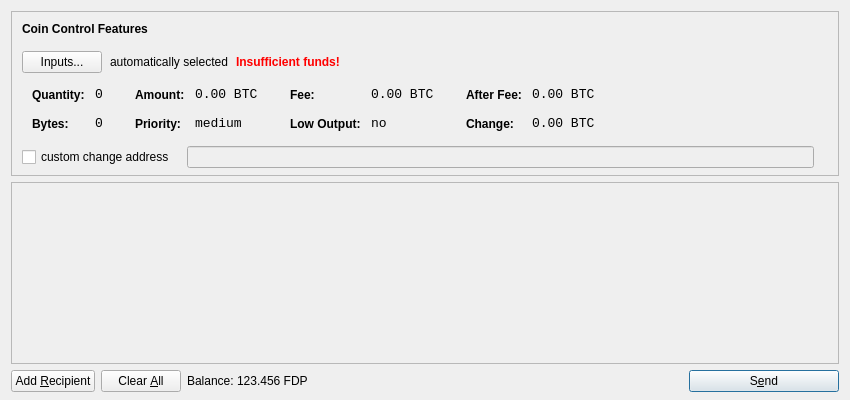
<?xml version="1.0" encoding="UTF-8"?>
<ui version="4.0">
 <class>SendCoinsDialog</class>
 <widget class="QDialog" name="SendCoinsDialog">
  <property name="geometry">
   <rect>
    <x>0</x>
    <y>0</y>
    <width>850</width>
    <height>400</height>
   </rect>
  </property>
  <property name="windowTitle">
   <string>Send Coins</string>
  </property>
  <layout class="QVBoxLayout" name="verticalLayout" stretch="0,1,0">
   <property name="bottomMargin">
    <number>8</number>
   </property>
   <item>
    <widget class="QFrame" name="frameCoinControl">
     <property name="sizePolicy">
      <sizepolicy hsizetype="Expanding" vsizetype="Expanding">
       <horstretch>0</horstretch>
       <verstretch>0</verstretch>
      </sizepolicy>
     </property>
     <property name="maximumSize">
      <size>
       <width>16777215</width>
       <height>16777215</height>
      </size>
     </property>
     <property name="frameShape">
      <enum>QFrame::StyledPanel</enum>
     </property>
     <property name="frameShadow">
      <enum>QFrame::Sunken</enum>
     </property>
     <layout class="QVBoxLayout" name="verticalLayoutCoinControl2">
      <property name="spacing">
       <number>-1</number>
      </property>
      <property name="leftMargin">
       <number>0</number>
      </property>
      <property name="topMargin">
       <number>0</number>
      </property>
      <property name="rightMargin">
       <number>0</number>
      </property>
      <property name="bottomMargin">
       <number>6</number>
      </property>
      <item>
       <layout class="QVBoxLayout" name="verticalLayoutCoinControl" stretch="0,0,0,0,1">
        <property name="spacing">
         <number>0</number>
        </property>
        <property name="leftMargin">
         <number>10</number>
        </property>
        <property name="topMargin">
         <number>10</number>
        </property>
        <item>
         <layout class="QHBoxLayout" name="horizontalLayoutCoinControl1">
          <property name="bottomMargin">
           <number>15</number>
          </property>
          <item>
           <widget class="QLabel" name="labelCoinControlFeatures">
            <property name="sizePolicy">
             <sizepolicy hsizetype="Preferred" vsizetype="Maximum">
              <horstretch>0</horstretch>
              <verstretch>0</verstretch>
             </sizepolicy>
            </property>
            <property name="font">
             <font>
              <weight>75</weight>
              <bold>true</bold>
             </font>
            </property>
            <property name="styleSheet">
             <string notr="true">font-weight:bold;</string>
            </property>
            <property name="text">
             <string>Coin Control Features</string>
            </property>
           </widget>
          </item>
         </layout>
        </item>
        <item>
         <layout class="QHBoxLayout" name="horizontalLayoutCoinControl2" stretch="0,0,0,0">
          <property name="spacing">
           <number>8</number>
          </property>
          <property name="bottomMargin">
           <number>10</number>
          </property>
          <item>
           <widget class="QPushButton" name="pushButtonCoinControl">
            <property name="styleSheet">
             <string notr="true"/>
            </property>
            <property name="text">
             <string>Inputs...</string>
            </property>
           </widget>
          </item>
          <item>
           <widget class="QLabel" name="labelCoinControlAutomaticallySelected">
            <property name="text">
             <string>automatically selected</string>
            </property>
            <property name="margin">
             <number>5</number>
            </property>
           </widget>
          </item>
          <item>
           <widget class="QLabel" name="labelCoinControlInsuffFunds">
            <property name="font">
             <font>
              <weight>75</weight>
              <bold>true</bold>
             </font>
            </property>
            <property name="styleSheet">
             <string notr="true">color:red;font-weight:bold;</string>
            </property>
            <property name="text">
             <string>Insufficient funds!</string>
            </property>
            <property name="margin">
             <number>5</number>
            </property>
           </widget>
          </item>
          <item>
           <spacer name="horizontalSpacerCoinControl">
            <property name="orientation">
             <enum>Qt::Horizontal</enum>
            </property>
            <property name="sizeHint" stdset="0">
             <size>
              <width>40</width>
              <height>1</height>
             </size>
            </property>
           </spacer>
          </item>
         </layout>
        </item>
        <item>
         <widget class="QWidget" name="widgetCoinControl" native="true">
          <property name="sizePolicy">
           <sizepolicy hsizetype="Preferred" vsizetype="Preferred">
            <horstretch>0</horstretch>
            <verstretch>0</verstretch>
           </sizepolicy>
          </property>
          <property name="minimumSize">
           <size>
            <width>0</width>
            <height>0</height>
           </size>
          </property>
          <property name="styleSheet">
           <string notr="true"/>
          </property>
          <layout class="QHBoxLayout" name="horizontalLayoutCoinControl5">
           <property name="margin">
            <number>0</number>
           </property>
           <item>
            <layout class="QHBoxLayout" name="horizontalLayoutCoinControl3" stretch="0,0,0,1">
             <property name="spacing">
              <number>20</number>
             </property>
             <property name="topMargin">
              <number>0</number>
             </property>
             <property name="bottomMargin">
              <number>10</number>
             </property>
             <item>
              <layout class="QFormLayout" name="formLayoutCoinControl1">
               <property name="horizontalSpacing">
                <number>10</number>
               </property>
               <property name="verticalSpacing">
                <number>14</number>
               </property>
               <property name="leftMargin">
                <number>10</number>
               </property>
               <property name="topMargin">
                <number>4</number>
               </property>
               <property name="rightMargin">
                <number>6</number>
               </property>
               <item row="0" column="0">
                <widget class="QLabel" name="labelCoinControlQuantityText">
                 <property name="styleSheet">
                  <string notr="true">font-weight:bold;</string>
                 </property>
                 <property name="text">
                  <string>Quantity:</string>
                 </property>
                 <property name="margin">
                  <number>0</number>
                 </property>
                </widget>
               </item>
               <item row="0" column="1">
                <widget class="QLabel" name="labelCoinControlQuantity">
                 <property name="font">
                  <font>
                   <family>Monospace</family>
                   <pointsize>10</pointsize>
                  </font>
                 </property>
                 <property name="cursor">
                  <cursorShape>IBeamCursor</cursorShape>
                 </property>
                 <property name="contextMenuPolicy">
                  <enum>Qt::ActionsContextMenu</enum>
                 </property>
                 <property name="text">
                  <string notr="true">0</string>
                 </property>
                 <property name="margin">
                  <number>0</number>
                 </property>
                 <property name="textInteractionFlags">
                  <set>Qt::LinksAccessibleByMouse|Qt::TextSelectableByKeyboard|Qt::TextSelectableByMouse</set>
                 </property>
                </widget>
               </item>
               <item row="1" column="0">
                <widget class="QLabel" name="labelCoinControlBytesText">
                 <property name="styleSheet">
                  <string notr="true">font-weight:bold;</string>
                 </property>
                 <property name="text">
                  <string>Bytes:</string>
                 </property>
                </widget>
               </item>
               <item row="1" column="1">
                <widget class="QLabel" name="labelCoinControlBytes">
                 <property name="font">
                  <font>
                   <family>Monospace</family>
                   <pointsize>10</pointsize>
                  </font>
                 </property>
                 <property name="cursor">
                  <cursorShape>IBeamCursor</cursorShape>
                 </property>
                 <property name="contextMenuPolicy">
                  <enum>Qt::ActionsContextMenu</enum>
                 </property>
                 <property name="text">
                  <string notr="true">0</string>
                 </property>
                 <property name="textInteractionFlags">
                  <set>Qt::LinksAccessibleByMouse|Qt::TextSelectableByKeyboard|Qt::TextSelectableByMouse</set>
                 </property>
                </widget>
               </item>
              </layout>
             </item>
             <item>
              <layout class="QFormLayout" name="formLayoutCoinControl2">
               <property name="horizontalSpacing">
                <number>10</number>
               </property>
               <property name="verticalSpacing">
                <number>14</number>
               </property>
               <property name="leftMargin">
                <number>6</number>
               </property>
               <property name="topMargin">
                <number>4</number>
               </property>
               <property name="rightMargin">
                <number>6</number>
               </property>
               <item row="0" column="0">
                <widget class="QLabel" name="labelCoinControlAmountText">
                 <property name="styleSheet">
                  <string notr="true">font-weight:bold;</string>
                 </property>
                 <property name="text">
                  <string>Amount:</string>
                 </property>
                 <property name="margin">
                  <number>0</number>
                 </property>
                </widget>
               </item>
               <item row="0" column="1">
                <widget class="QLabel" name="labelCoinControlAmount">
                 <property name="font">
                  <font>
                   <family>Monospace</family>
                   <pointsize>10</pointsize>
                  </font>
                 </property>
                 <property name="cursor">
                  <cursorShape>IBeamCursor</cursorShape>
                 </property>
                 <property name="contextMenuPolicy">
                  <enum>Qt::ActionsContextMenu</enum>
                 </property>
                 <property name="text">
                  <string notr="true">0.00 BTC</string>
                 </property>
                 <property name="textInteractionFlags">
                  <set>Qt::LinksAccessibleByMouse|Qt::TextSelectableByKeyboard|Qt::TextSelectableByMouse</set>
                 </property>
                </widget>
               </item>
               <item row="1" column="0">
                <widget class="QLabel" name="labelCoinControlPriorityText">
                 <property name="styleSheet">
                  <string notr="true">font-weight:bold;</string>
                 </property>
                 <property name="text">
                  <string>Priority:</string>
                 </property>
                </widget>
               </item>
               <item row="1" column="1">
                <widget class="QLabel" name="labelCoinControlPriority">
                 <property name="font">
                  <font>
                   <family>Monospace</family>
                   <pointsize>10</pointsize>
                  </font>
                 </property>
                 <property name="cursor">
                  <cursorShape>IBeamCursor</cursorShape>
                 </property>
                 <property name="contextMenuPolicy">
                  <enum>Qt::ActionsContextMenu</enum>
                 </property>
                 <property name="text">
                  <string>medium</string>
                 </property>
                 <property name="textInteractionFlags">
                  <set>Qt::LinksAccessibleByMouse|Qt::TextSelectableByKeyboard|Qt::TextSelectableByMouse</set>
                 </property>
                </widget>
               </item>
              </layout>
             </item>
             <item>
              <layout class="QFormLayout" name="formLayoutCoinControl3">
               <property name="horizontalSpacing">
                <number>10</number>
               </property>
               <property name="verticalSpacing">
                <number>14</number>
               </property>
               <property name="leftMargin">
                <number>6</number>
               </property>
               <property name="topMargin">
                <number>4</number>
               </property>
               <property name="rightMargin">
                <number>6</number>
               </property>
               <item row="0" column="0">
                <widget class="QLabel" name="labelCoinControlFeeText">
                 <property name="styleSheet">
                  <string notr="true">font-weight:bold;</string>
                 </property>
                 <property name="text">
                  <string>Fee:</string>
                 </property>
                 <property name="margin">
                  <number>0</number>
                 </property>
                </widget>
               </item>
               <item row="0" column="1">
                <widget class="QLabel" name="labelCoinControlFee">
                 <property name="font">
                  <font>
                   <family>Monospace</family>
                   <pointsize>10</pointsize>
                  </font>
                 </property>
                 <property name="cursor">
                  <cursorShape>IBeamCursor</cursorShape>
                 </property>
                 <property name="contextMenuPolicy">
                  <enum>Qt::ActionsContextMenu</enum>
                 </property>
                 <property name="text">
                  <string notr="true">0.00 BTC</string>
                 </property>
                 <property name="textInteractionFlags">
                  <set>Qt::LinksAccessibleByMouse|Qt::TextSelectableByKeyboard|Qt::TextSelectableByMouse</set>
                 </property>
                </widget>
               </item>
               <item row="1" column="0">
                <widget class="QLabel" name="labelCoinControlLowOutputText">
                 <property name="styleSheet">
                  <string notr="true">font-weight:bold;</string>
                 </property>
                 <property name="text">
                  <string>Low Output:</string>
                 </property>
                </widget>
               </item>
               <item row="1" column="1">
                <widget class="QLabel" name="labelCoinControlLowOutput">
                 <property name="font">
                  <font>
                   <family>Monospace</family>
                   <pointsize>10</pointsize>
                  </font>
                 </property>
                 <property name="cursor">
                  <cursorShape>IBeamCursor</cursorShape>
                 </property>
                 <property name="contextMenuPolicy">
                  <enum>Qt::ActionsContextMenu</enum>
                 </property>
                 <property name="text">
                  <string>no</string>
                 </property>
                 <property name="textInteractionFlags">
                  <set>Qt::LinksAccessibleByMouse|Qt::TextSelectableByKeyboard|Qt::TextSelectableByMouse</set>
                 </property>
                </widget>
               </item>
              </layout>
             </item>
             <item>
              <layout class="QFormLayout" name="formLayoutCoinControl4">
               <property name="horizontalSpacing">
                <number>10</number>
               </property>
               <property name="verticalSpacing">
                <number>14</number>
               </property>
               <property name="leftMargin">
                <number>6</number>
               </property>
               <property name="topMargin">
                <number>4</number>
               </property>
               <property name="rightMargin">
                <number>6</number>
               </property>
               <item row="0" column="0">
                <widget class="QLabel" name="labelCoinControlAfterFeeText">
                 <property name="styleSheet">
                  <string notr="true">font-weight:bold;</string>
                 </property>
                 <property name="text">
                  <string>After Fee:</string>
                 </property>
                 <property name="margin">
                  <number>0</number>
                 </property>
                </widget>
               </item>
               <item row="0" column="1">
                <widget class="QLabel" name="labelCoinControlAfterFee">
                 <property name="font">
                  <font>
                   <family>Monospace</family>
                   <pointsize>10</pointsize>
                  </font>
                 </property>
                 <property name="cursor">
                  <cursorShape>IBeamCursor</cursorShape>
                 </property>
                 <property name="contextMenuPolicy">
                  <enum>Qt::ActionsContextMenu</enum>
                 </property>
                 <property name="text">
                  <string notr="true">0.00 BTC</string>
                 </property>
                 <property name="textInteractionFlags">
                  <set>Qt::LinksAccessibleByMouse|Qt::TextSelectableByKeyboard|Qt::TextSelectableByMouse</set>
                 </property>
                </widget>
               </item>
               <item row="1" column="0">
                <widget class="QLabel" name="labelCoinControlChangeText">
                 <property name="styleSheet">
                  <string notr="true">font-weight:bold;</string>
                 </property>
                 <property name="text">
                  <string>Change:</string>
                 </property>
                </widget>
               </item>
               <item row="1" column="1">
                <widget class="QLabel" name="labelCoinControlChange">
                 <property name="font">
                  <font>
                   <family>Monospace</family>
                   <pointsize>10</pointsize>
                  </font>
                 </property>
                 <property name="cursor">
                  <cursorShape>IBeamCursor</cursorShape>
                 </property>
                 <property name="contextMenuPolicy">
                  <enum>Qt::ActionsContextMenu</enum>
                 </property>
                 <property name="text">
                  <string notr="true">0.00 BTC</string>
                 </property>
                 <property name="textInteractionFlags">
                  <set>Qt::LinksAccessibleByMouse|Qt::TextSelectableByKeyboard|Qt::TextSelectableByMouse</set>
                 </property>
                </widget>
               </item>
              </layout>
             </item>
            </layout>
           </item>
          </layout>
         </widget>
        </item>
        <item>
         <layout class="QHBoxLayout" name="horizontalLayoutCoinControl4" stretch="0,0,0">
          <property name="spacing">
           <number>12</number>
          </property>
          <property name="sizeConstraint">
           <enum>QLayout::SetDefaultConstraint</enum>
          </property>
          <property name="topMargin">
           <number>5</number>
          </property>
          <property name="rightMargin">
           <number>5</number>
          </property>
          <item>
           <widget class="QCheckBox" name="checkBoxCoinControlChange">
            <property name="text">
             <string>custom change address</string>
            </property>
           </widget>
          </item>
          <item>
           <widget class="QLineEdit" name="lineEditCoinControlChange">
            <property name="enabled">
             <bool>false</bool>
            </property>
            <property name="sizePolicy">
             <sizepolicy hsizetype="Expanding" vsizetype="Fixed">
              <horstretch>0</horstretch>
              <verstretch>0</verstretch>
             </sizepolicy>
            </property>
           </widget>
          </item>
          <item>
           <widget class="QLabel" name="labelCoinControlChangeLabel">
            <property name="sizePolicy">
             <sizepolicy hsizetype="Preferred" vsizetype="Expanding">
              <horstretch>0</horstretch>
              <verstretch>0</verstretch>
             </sizepolicy>
            </property>
            <property name="minimumSize">
             <size>
              <width>0</width>
              <height>0</height>
             </size>
            </property>
            <property name="text">
             <string/>
            </property>
            <property name="margin">
             <number>3</number>
            </property>
           </widget>
          </item>
         </layout>
        </item>
        <item>
         <spacer name="verticalSpacerCoinControl">
          <property name="orientation">
           <enum>Qt::Vertical</enum>
          </property>
          <property name="sizeHint" stdset="0">
           <size>
            <width>800</width>
            <height>1</height>
           </size>
          </property>
         </spacer>
        </item>
       </layout>
      </item>
     </layout>
    </widget>
   </item>
   <item>
    <widget class="QScrollArea" name="scrollArea">
     <property name="widgetResizable">
      <bool>true</bool>
     </property>
     <widget class="QWidget" name="scrollAreaWidgetContents">
      <property name="geometry">
       <rect>
        <x>0</x>
        <y>0</y>
        <width>830</width>
        <height>165</height>
       </rect>
      </property>
      <layout class="QVBoxLayout" name="verticalLayout_2">
       <property name="margin">
        <number>0</number>
       </property>
       <item>
        <layout class="QVBoxLayout" name="entries">
         <property name="spacing">
          <number>6</number>
         </property>
        </layout>
       </item>
       <item>
        <spacer name="verticalSpacer">
         <property name="orientation">
          <enum>Qt::Vertical</enum>
         </property>
         <property name="sizeHint" stdset="0">
          <size>
           <width>20</width>
           <height>40</height>
          </size>
         </property>
        </spacer>
       </item>
      </layout>
     </widget>
    </widget>
   </item>
   <item>
    <layout class="QHBoxLayout" name="horizontalLayout">
     <item>
      <widget class="QPushButton" name="addButton">
       <property name="toolTip">
        <string>Send to multiple recipients at once</string>
       </property>
       <property name="text">
        <string>Add &amp;Recipient</string>
       </property>
       <property name="icon">
        <iconset resource="../bitcoin.qrc">
         <normaloff>:/icons/add</normaloff>:/icons/add</iconset>
       </property>
       <property name="autoDefault">
        <bool>false</bool>
       </property>
      </widget>
     </item>
     <item>
      <widget class="QPushButton" name="clearButton">
       <property name="sizePolicy">
        <sizepolicy hsizetype="Minimum" vsizetype="Fixed">
         <horstretch>0</horstretch>
         <verstretch>0</verstretch>
        </sizepolicy>
       </property>
       <property name="toolTip">
        <string>Remove all transaction fields</string>
       </property>
       <property name="text">
        <string>Clear &amp;All</string>
       </property>
       <property name="icon">
        <iconset resource="../bitcoin.qrc">
         <normaloff>:/icons/remove</normaloff>:/icons/remove</iconset>
       </property>
       <property name="autoRepeatDelay">
        <number>300</number>
       </property>
       <property name="autoDefault">
        <bool>false</bool>
       </property>
      </widget>
     </item>
     <item>
      <layout class="QHBoxLayout" name="horizontalLayout_2">
       <property name="spacing">
        <number>3</number>
       </property>
       <item>
        <widget class="QLabel" name="label">
         <property name="text">
          <string>Balance:</string>
         </property>
        </widget>
       </item>
       <item>
        <widget class="QLabel" name="labelBalance">
         <property name="cursor">
          <cursorShape>IBeamCursor</cursorShape>
         </property>
         <property name="text">
          <string>123.456 FDP</string>
         </property>
         <property name="textInteractionFlags">
          <set>Qt::LinksAccessibleByMouse|Qt::TextSelectableByKeyboard|Qt::TextSelectableByMouse</set>
         </property>
        </widget>
       </item>
      </layout>
     </item>
     <item>
      <spacer name="horizontalSpacer">
       <property name="orientation">
        <enum>Qt::Horizontal</enum>
       </property>
       <property name="sizeHint" stdset="0">
        <size>
         <width>40</width>
         <height>20</height>
        </size>
       </property>
      </spacer>
     </item>
     <item>
      <widget class="QPushButton" name="sendButton">
       <property name="minimumSize">
        <size>
         <width>150</width>
         <height>0</height>
        </size>
       </property>
       <property name="toolTip">
        <string>Confirm the send action</string>
       </property>
       <property name="text">
        <string>S&amp;end</string>
       </property>
       <property name="icon">
        <iconset resource="../bitcoin.qrc">
         <normaloff>:/icons/send</normaloff>:/icons/send</iconset>
       </property>
       <property name="default">
        <bool>true</bool>
       </property>
      </widget>
     </item>
    </layout>
   </item>
  </layout>
 </widget>
 <resources>
  <include location="../bitcoin.qrc"/>
 </resources>
 <connections/>
</ui>
